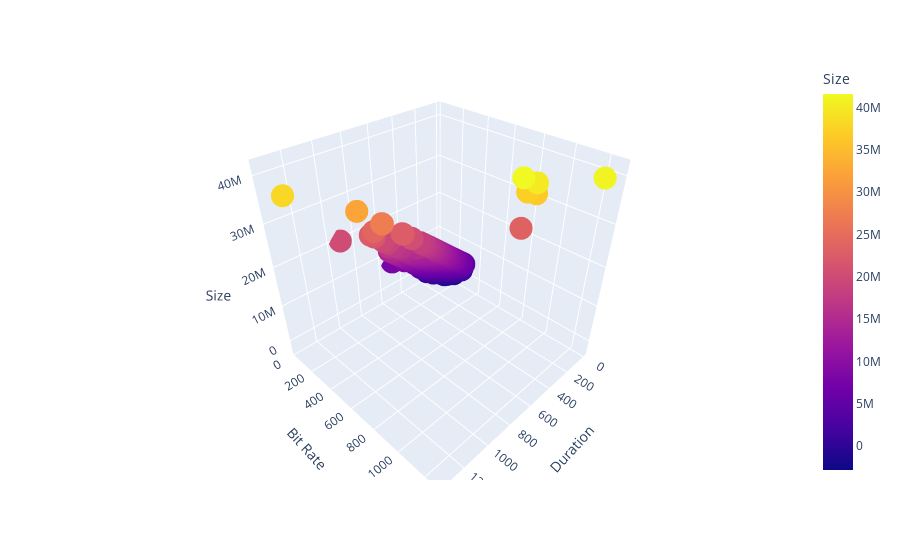

Notebook code for this chart:
### Markdown cell above
Now, let's plot the predicted sizes for the testing data.

### Code cell
import numpy as np 

prediction_y_df = pl.DataFrame({"Size": np.concatenate(prediction_y)}).select(
    pl.col("Size").cast(pl.Int64)
)
data = testing_x.with_columns(prediction_y_df).rename({'Total Time': 'Duration'})
data
fig = px.scatter_3d(
    data, 
    x='Duration',
    y='Bit Rate',
    z='Size',
    color='Size'
)
fig

### Figure 1 — Plotly figure (JSON) as saved in the notebook; plotly's stock layout.template omitted (floating-point values rounded to 4 significant figures; data arrays with more than 128 entries replaced by an {"elided": "..."} marker saying what was removed)
{"data": [{"hovertemplate": "Duration=%{x}<br>Bit Rate=%{y}<br>Size=%{marker.color}<extra></extra>", "legendgroup": "", "marker": {"color": {"elided": "1664 int values"}, "coloraxis": "coloraxis", "symbol": "circle"}, "mode": "markers", "name": "", "scene": "scene", "showlegend": false, "type": "scatter3d", "x": {"elided": "1664 int values"}, "y": {"elided": "1664 int values"}, "z": {"elided": "1664 int values"}}], "layout": {"coloraxis": {"colorbar": {"title": {"text": "Size"}}, "colorscale": [[0, "#0d0887"], [0.1111, "#46039f"], [0.2222, "#7201a8"], [0.3333, "#9c179e"], [0.4444, "#bd3786"], [0.5556, "#d8576b"], [0.6667, "#ed7953"], [0.7778, "#fb9f3a"], [0.8889, "#fdca26"], [1, "#f0f921"]]}, "legend": {"tracegroupgap": 0}, "margin": {"t": 60}, "scene": {"domain": {"x": [0, 1], "y": [0, 1]}, "xaxis": {"title": {"text": "Duration"}}, "yaxis": {"title": {"text": "Bit Rate"}}, "zaxis": {"title": {"text": "Size"}}}}}
